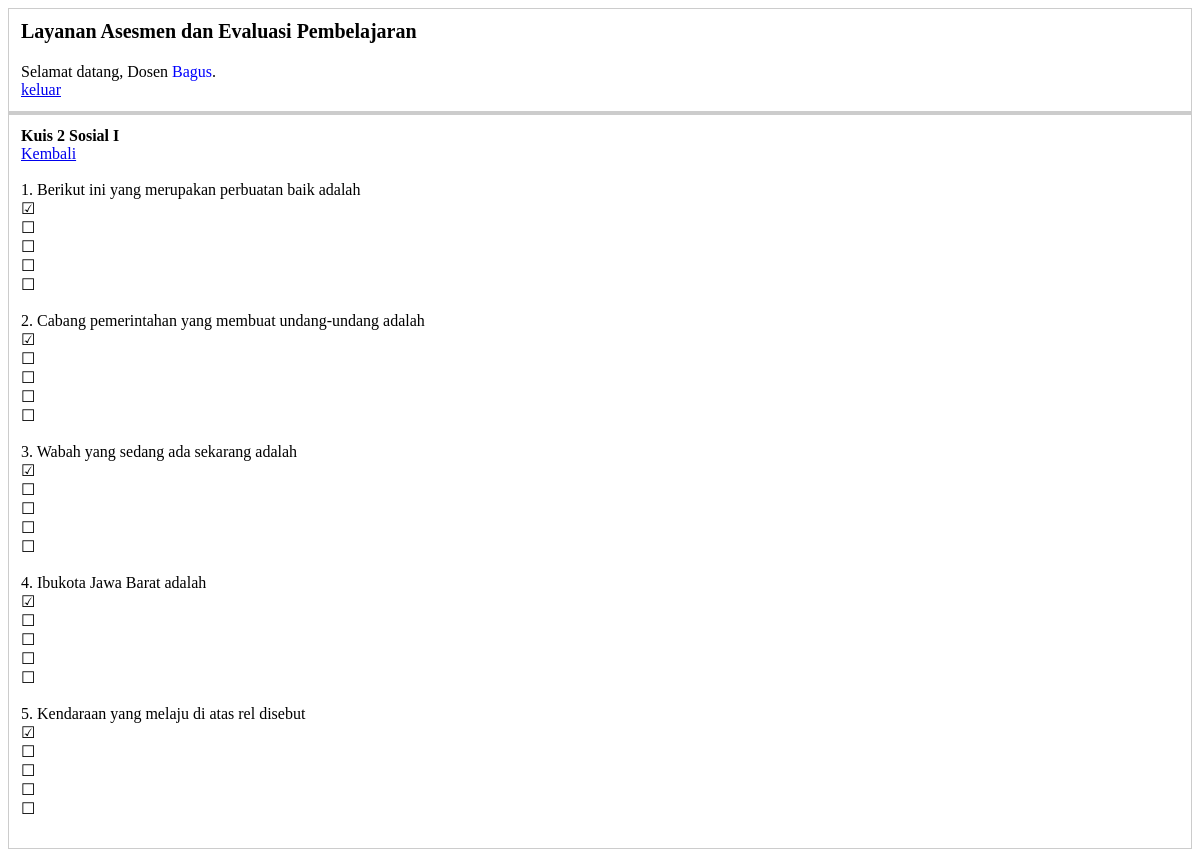
/viewtest.php?testId=4 (signed in), run on an earlier commit of the app's database.
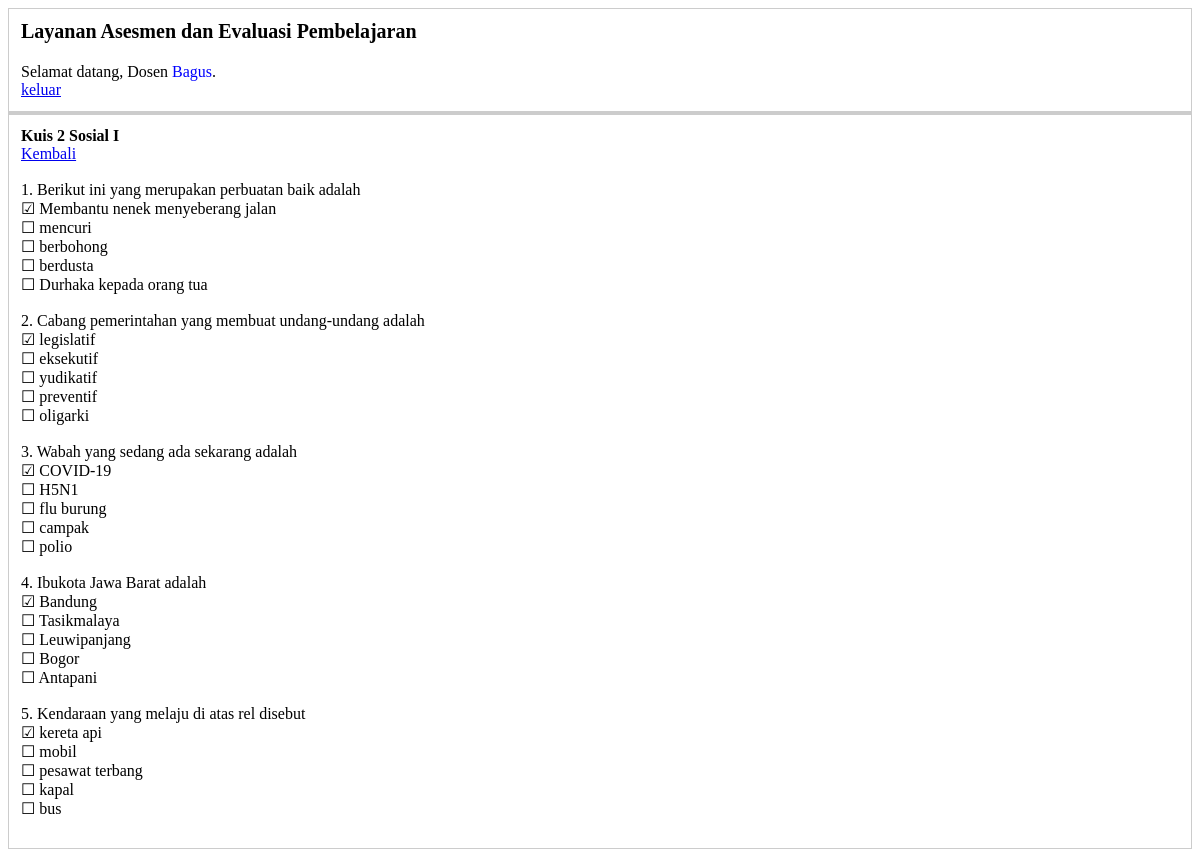
And on a later commit of the database.
### tables this page shows
CREATE TABLE `question` (
  `id` int(2) NOT NULL,
  `test_id` int(1) DEFAULT NULL,
  `question` varchar(53) NOT NULL,
  `choice1` varchar(32) DEFAULT NULL,
  `choice2` varchar(11) DEFAULT NULL,
  `choice3` varchar(15) DEFAULT NULL,
  `choice4` varchar(11) DEFAULT NULL,
  `choice5` varchar(100) DEFAULT NULL
);

CREATE TABLE `test` (
  `id` int(1) NOT NULL,
  `course_id` int(1) DEFAULT NULL,
  `type` tinyint(1) NOT NULL,
  `test` varchar(19) DEFAULT NULL,
  `duedate` date DEFAULT NULL
);

### config.php (the view, shortened to what this page needs)
<?php
  function cetak($var)
  { echo $var."<br>"; }
?>

### viewtest.php (shortened to what this page needs)
<link rel="stylesheet" href="style.css">
<div class="header">
<?php
  include("config.php");
  echo "<p class='logo'>Layanan Asesmen dan Evaluasi Pembelajaran</p>";
  echo "Selamat datang, Dosen ";
  echo "<span style='color:blue'>".$_SESSION[user]."</span>.<br>";
  echo "<a href='logout.php'>keluar</a><br>";
?>
</div>
<div class="tab">
</div>
<div class="tabcontent">
<?php
  $sql = "select test, type from test where id = '$_GET[testId]'";
  $result = mysqli_query($db,$sql);
  $test = mysqli_fetch_assoc($result);
  cetak("<span style='font-weight:bold'>".$test[test]."</span>");
  echo "<a href='teacher.php'>Kembali</a><br><br>";
  if($test[type] == 0)
  {
    $sql = "select question.id, question.question, question.choice1, question.choice2, question.choice3, question.choice4, question.choice5
            from test join question
            on test.id = question.test_id
            where test.id = '$_GET[testId]'";
    $result = mysqli_query($db,$sql);
    $question = array();
    while($row = mysqli_fetch_assoc($result))
    { $question[] = $row; }
    $i = 1;
    foreach($question as $question)
    { echo $i.". ";
      echo "<br>";
      $i++;
    }
  }
?>
</div>

What changed in the data, as far as the page shows it:
changed question: question "Berikut ini yang merupakan perbuatan baik adalah ☑ ☐ ☐ ☐ ☐" → "Berikut ini yang merupakan perbuatan baik adalah ☑ Membantu nenek menyeberang jalan ☐ mencuri ☐ berbohong ☐ berdusta ☐ Durhaka kepada orang tua"
changed question: question "Cabang pemerintahan yang membuat undang-undang adalah ☑ ☐ ☐ ☐ ☐" → "Cabang pemerintahan yang membuat undang-undang adalah ☑ legislatif ☐ eksekutif ☐ yudikatif ☐ preventif ☐ oligarki"
changed question: question "Wabah yang sedang ada sekarang adalah ☑ ☐ ☐ ☐ ☐" → "Wabah yang sedang ada sekarang adalah ☑ COVID-19 ☐ H5N1 ☐ flu burung ☐ campak ☐ polio"
changed question: question "Ibukota Jawa Barat adalah ☑ ☐ ☐ ☐ ☐" → "Ibukota Jawa Barat adalah ☑ Bandung ☐ Tasikmalaya ☐ Leuwipanjang ☐ Bogor ☐ Antapani"
changed question: question "Kendaraan yang melaju di atas rel disebut ☑ ☐ ☐ ☐ ☐" → "Kendaraan yang melaju di atas rel disebut ☑ kereta api ☐ mobil ☐ pesawat terbang ☐ kapal ☐ bus"
